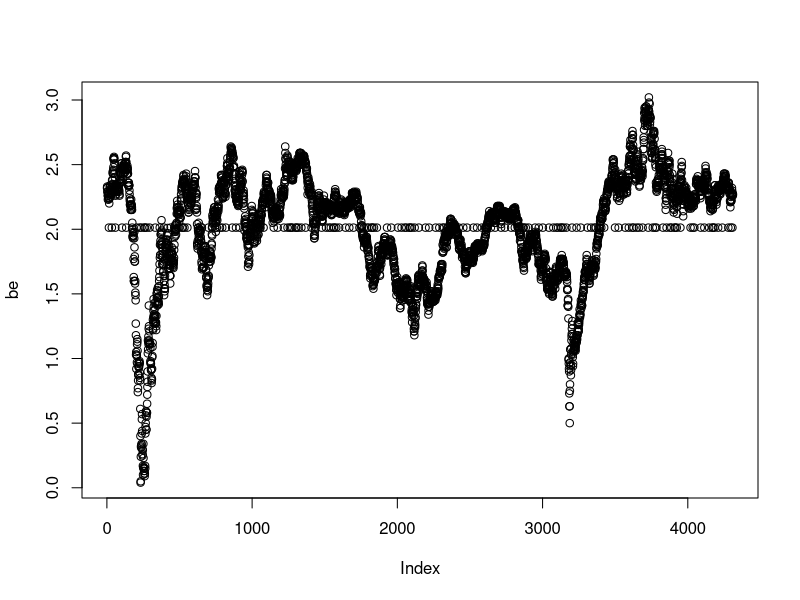
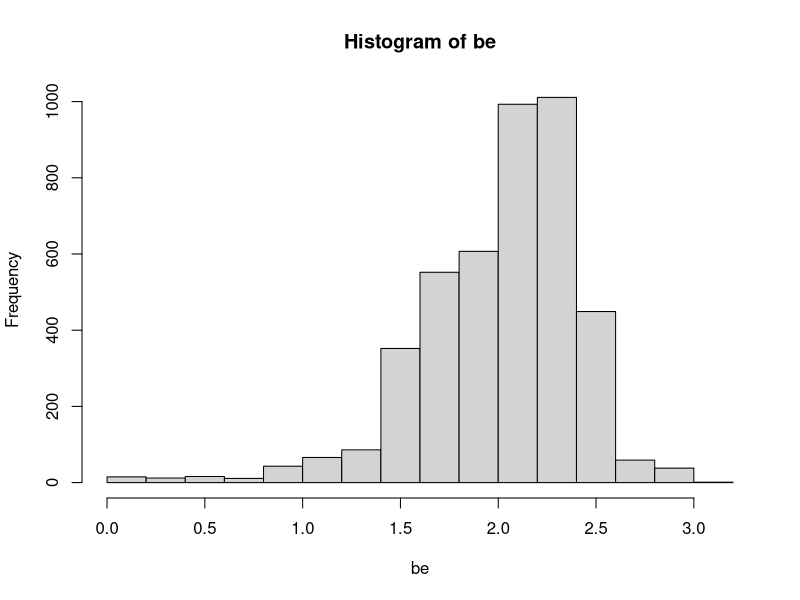
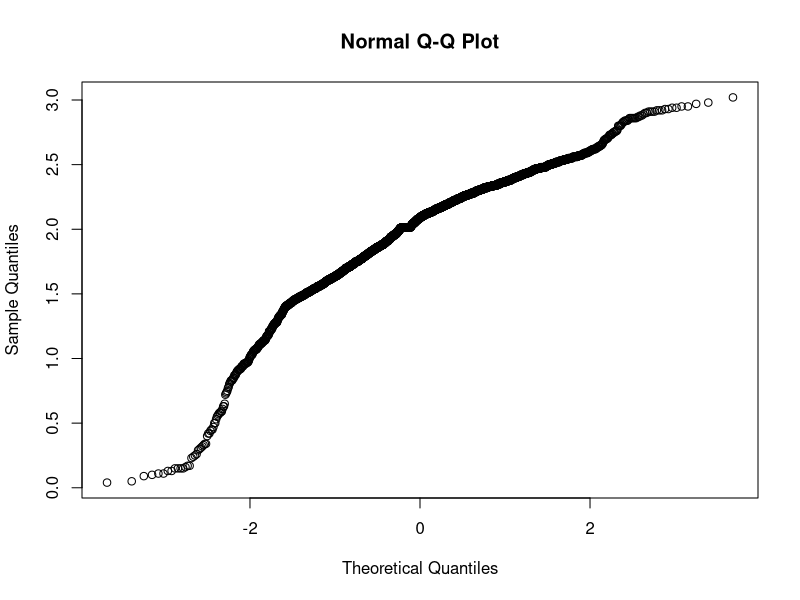
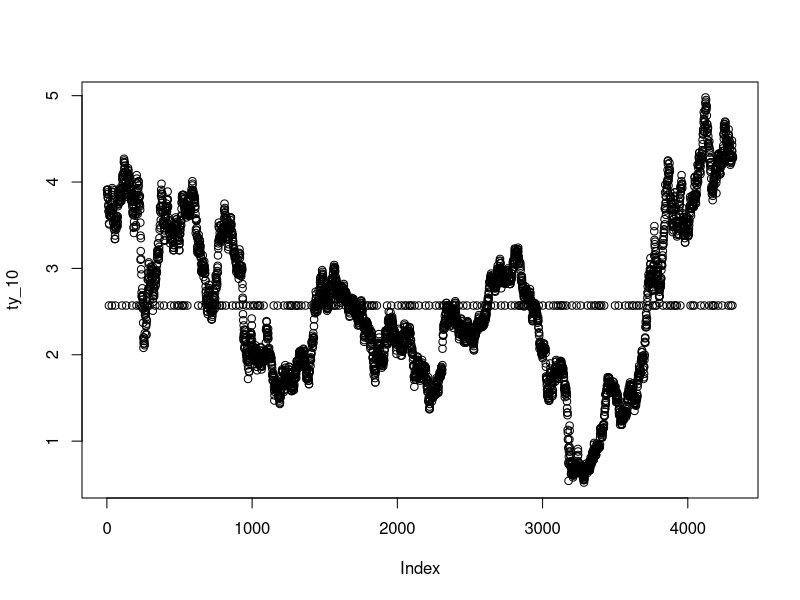
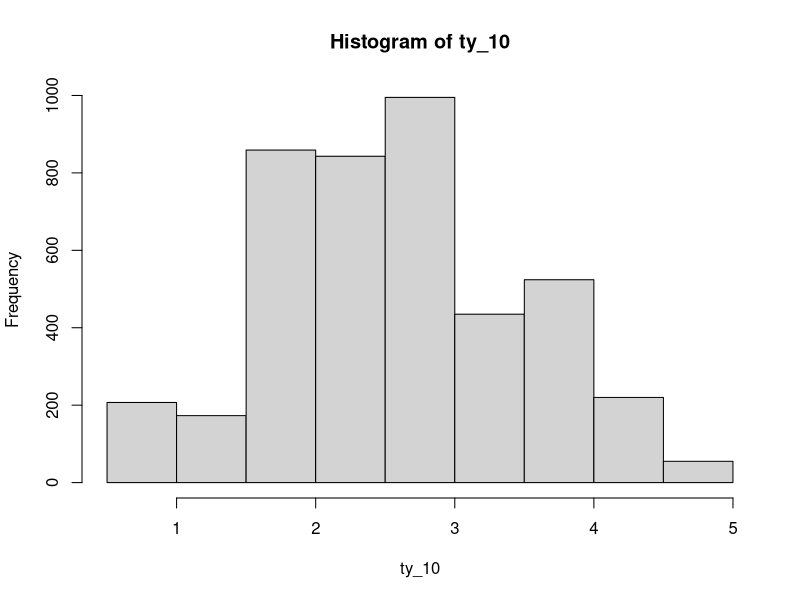
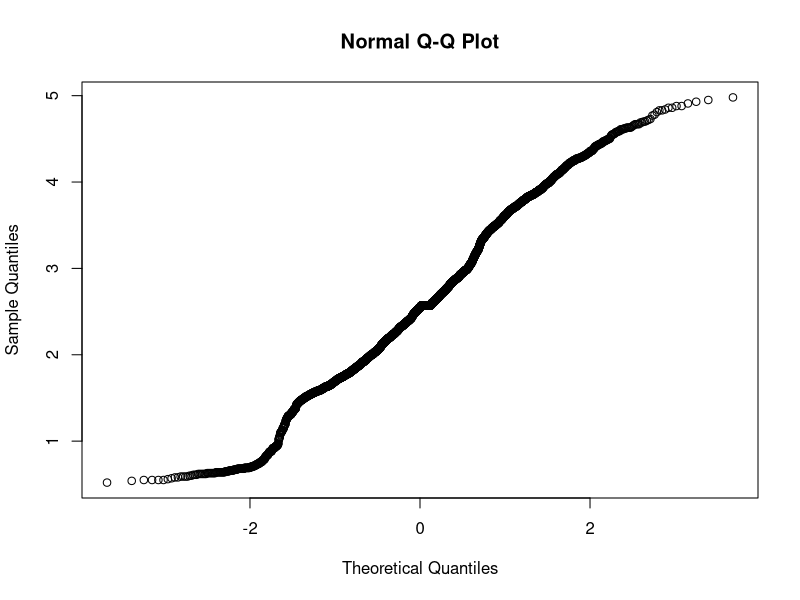
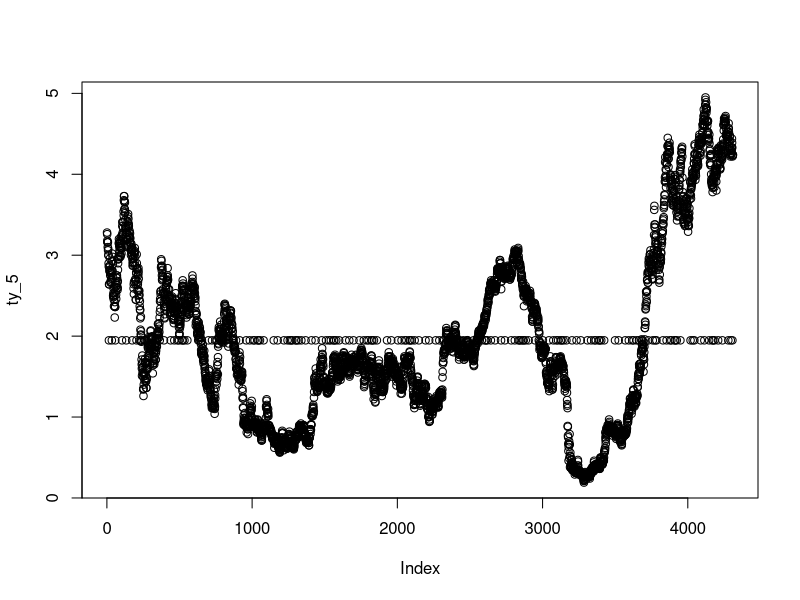
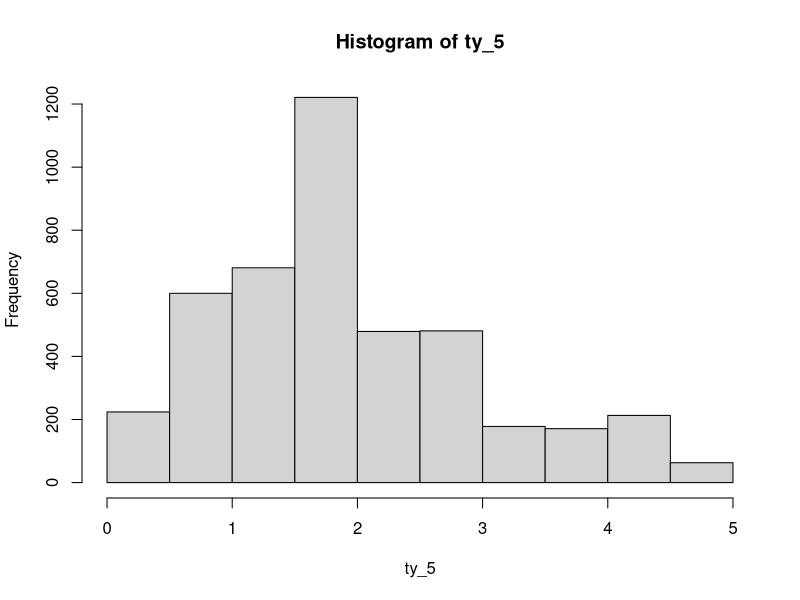

Write the R code that produced these figures, in order.
## DATA PROCESSING ##

break_even = read.csv("T10YIE.csv")
be = as.numeric(break_even$T10YIE)

#fill NA by sampling values from a normal distribution with mean the mean of the available values
be[is.na(be)] = rnorm( n=sum(is.na(be)) , mean=mean(be[is.na(be)==FALSE]),  sd=0*sd(be[is.na(be)==FALSE]) )
sum(is.na(be)) #0

summary(be)

#Min. 1st Qu.  Median    Mean 3rd Qu.    Max. 
#0.040   1.760   2.110   2.012   2.300   3.314 

#time series of be
plot(be)

#histogram/distribution of be
hist(be)

qqnorm(be)

#be is not exactly normal, in particular it is left skewed

###

ty_10_full = read.csv("DGS10.csv")
ty_10 = as.numeric(ty_10_full$DGS10)

#fill NA by sampling values from a normal distribution with mean the mean of the available values
ty_10[is.na(ty_10)] = rnorm( n=sum(is.na(ty_10)) , mean=mean(ty_10[is.na(ty_10)==FALSE]),  sd=0*sd(ty_10[is.na(ty_10)==FALSE]) )
sum(is.na(ty_10)) #0

summary(ty_10)

#Min. 1st Qu.  Median    Mean 3rd Qu.    Max. 
#0.520   1.910   2.500   2.569   3.210   4.980

#time series of be
plot(ty_10)

#histogram/distribution of be
hist(ty_10)

qqnorm(ty_10)

#this time the data looks more Gaussian also from the qqplot, apart from
#a small skew on the left

###

ty_5_full = read.csv("DGS5.csv")
ty_5 = as.numeric(ty_5_full$DGS5)

#fill NA by sampling values from a normal distribution with mean the mean of the available values
ty_5[is.na(ty_5)] = rnorm( n=sum(is.na(ty_5)) , mean=mean(ty_5[is.na(ty_5)==FALSE]),  sd=0*sd(ty_5[is.na(ty_5)==FALSE]) )
sum(is.na(ty_5)) 

summary(ty_5)

#Min. 1st Qu.  Median    Mean 3rd Qu.    Max. 
#0.190   1.250   1.760   1.948   2.530   4.950 

#time series of be
plot(ty_5)

#histogram/distribution of be
hist(ty_5)

qqnorm(ty_5)

#data is right skewed in this case


## REGRESSION ##

#data processing, removing noisy outliers
data = data.frame(be = be, ty_10 = ty_10)
data_new = data.frame(be = be[log(ty_10)>0.25& be>=1.25], ty_10 = ty_10[log(ty_10)>0.25& be>=1.25])
data_new = data.frame(be = data_new$be[!( log(data_new$ty_10)<0.8 & data_new$be>2)], ty_10 = data_new$ty_10[!( log(data_new$ty_10)<0.8 & data_new$be>2)])
data_new = data.frame(be = data_new$be[data_new$be<=2.6], ty_10 = data_new$ty_10[data_new$be<=2.6])
data_new = data.frame(be = data_new$be[!( log(data_new$ty_10)>0.9 & data_new$be<1.9)], ty_10 = data_new$ty_10[!( log(data_new$ty_10)>0.9 & data_new$be<1.9)])

fm = lm(log(ty_10) ~ be, data = data_new)
summary(fm)

plot(data_new$be, log(data_new$ty_10))
#plot(data_new$be, data_new$ty_10)
abline(fm)

plot(fm, which = c(1,2,3))

#residuals are almost normal and centered around 0.

## VAR ##

# Compute bond prices

# Function to compute historical VaR and contributions
# As holding period is 1 month, we assume roughly 22 business days in one month

compute_historical_var <- function(yield_10y, yield_5y, face_value, qtl=0.99, holding_period=22) {
  # Compute bond prices
  prices_10y <- face_value / (1 + yield_10y)^10
  prices_5y <- face_value / (1 + yield_5y)^5
  
  # Compute portfolio value
  portfolio_values <- prices_10y + prices_5y
  
  # Compute holding period returns
  holding_period_returns <- (portfolio_values[(holding_period + 1):length(portfolio_values)] /
                               portfolio_values[1:(length(portfolio_values) - holding_period)]) - 1
  
  # Calculate the VaR at the 99% confidence level
  var_99 <- quantile(holding_period_returns, 1 - qtl)
  
  # Contribution to VaR - removing 10-year bond
  portfolio_values_no_10y <- prices_5y
  holding_period_returns_no_10y <- (portfolio_values_no_10y[(holding_period + 1):length(portfolio_values_no_10y)] /
                                      portfolio_values_no_10y[1:(length(portfolio_values_no_10y) - holding_period)]) - 1
  var_99_no_10y <- quantile(holding_period_returns_no_10y, 1 - qtl)
  
  # Contribution to VaR - removing 5-year bond
  portfolio_values_no_5y <- prices_10y
  holding_period_returns_no_5y <- (portfolio_values_no_5y[(holding_period + 1):length(portfolio_values_no_5y)] /
                                     portfolio_values_no_5y[1:(length(portfolio_values_no_5y) - holding_period)]) - 1
  var_99_no_5y <- quantile(holding_period_returns_no_5y, 1 - qtl)
  
  # Contribution calculation
  contribution_10y <- var_99 - var_99_no_10y
  contribution_5y <- var_99 - var_99_no_5y
  
  list(
    VaR_99 = var_99,
    Contribution_10y = contribution_10y,
    Contribution_5y = contribution_5y
  )
}



# Face value of the bonds
face_value <- 1e6

# Compute historical VaR and contributions
result <- compute_historical_var(ty_10, ty_5, face_value)
result

#VaR_99: -0.8974389 
#Contribution_10y: 2.557669e-05 
#Contribution_5y: 0.04510842